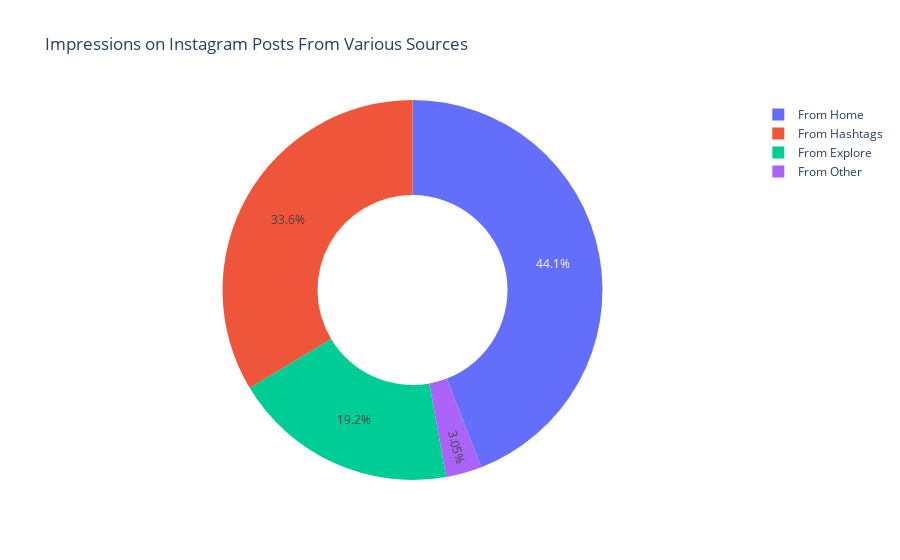

Notebook code cell kept with this figure:
### Code cell
# to look at percentage of impressions
home = data["From Home"].sum()
hashtags = data["From Hashtags"].sum()
explore = data["From Explore"].sum()
other = data["From Other"].sum()

labels = ['From Home', 'From Hashtags', 'From Explore', 'From Other']
values = [home, hashtags, explore, other]

fig = px.pie(data, values=values, names=labels,
            title = 'Impressions on Instagram Posts From Various Sources', hole=0.5)
fig.show()

### Figure 1 — Plotly figure (JSON) as saved in the notebook; plotly's stock layout.template omitted (floating-point values rounded to 4 significant figures)
{"data": [{"domain": {"x": [0, 1], "y": [0, 1]}, "hole": 0.5, "hovertemplate": "label=%{label}<br>value=%{value}<extra></extra>", "labels": ["From Home", "From Hashtags", "From Explore", "From Other"], "legendgroup": "", "name": "", "showlegend": true, "type": "pie", "values": [294619, 224614, 128294, 20360]}], "layout": {"legend": {"tracegroupgap": 0}, "title": {"text": "Impressions on Instagram Posts From Various Sources"}}}
